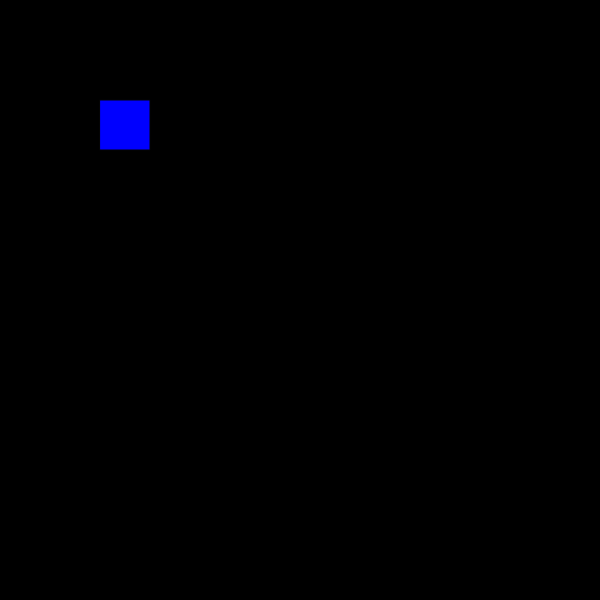
Frame 1 (no input)
Frame 60 (no input): identical to frame 1, image omitted
Frame 120 (the mouse pressed at the canvas centre since frame 60): identical to frame 1, image omitted

The p5.js sketch that drew this single still picture (run headless with seeded random() and noise() and a simulated clock; from frame 60 on, the mouse is pressed at the canvas centre):

// p5.js sketch
// ── sketch.js
/// <reference path="./p5.global-mode.d.ts" />

var x = 100;
var flipit = true;

function setup() {
  // put setup code here
    createCanvas(600, 600);
    frameRate(30);
}
function draw() {
    // put drawing code here
    background(0);
    stroke(5);
    fill(0, 0, 255);
    rect(x, 100, 50, 50);/*
    if (flipit == true) {
        x = x + 1;/*
        if (x >= 550) {
            flipit = false;
        }
        if (x <= 50) {
            flipit = true;
        }
    }
    if (flipit == false) {
        x = x - 1;
    }*/
}
